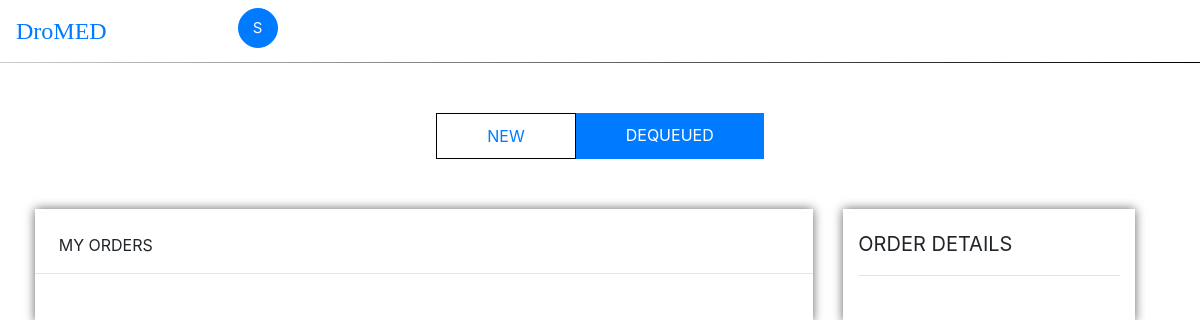
Page /dequeueWP/ on the earlier database version.
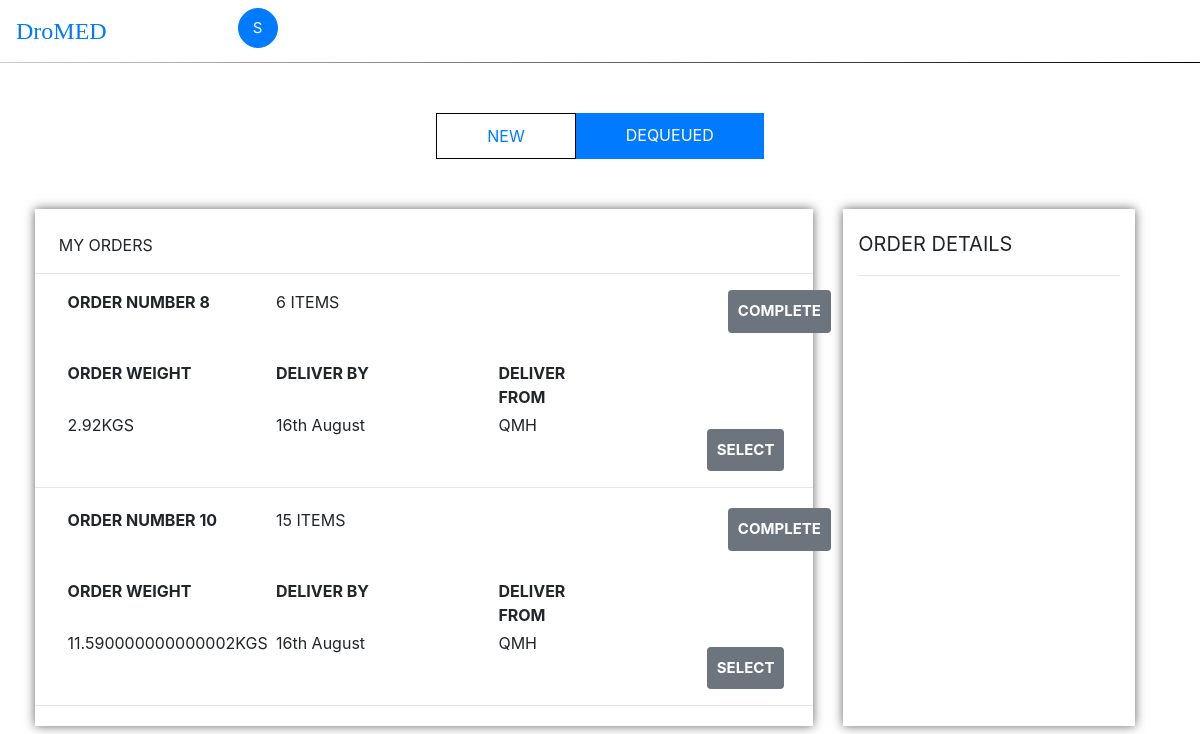
Same page on the later database version.
### db/models.py (models this page shows, shortened)
class Order(models.Model):
    U = "U"
    I = "I"
    L = "L"
    PRIORITY_SET = (
    (U, 'High'),
    (I, 'Medium'),
    (L, 'Low')
    )
    ORDER_STATUS = (
    ('QFP', 'Queued for Processing'),
    ('PBW', 'Processing by Warehouse'),
    ('QFD', 'Queued for Dispatch'),
    ('DIS', 'Dispatched'),
    ('DEL', 'Delivered'))
    TYPE_SET = (
    ('N', 'New'),
    ('D', 'Dequeued'))
    lastorder = 0
    orderNo = models.IntegerField()
    priority = models.CharField(max_length=200, choices = PRIORITY_SET, default = U)
    orderStatus = models.CharField(max_length=200, choices = ORDER_STATUS, default = 'QFP')
    weight = models.FloatField(blank = True, null = True)
    datetime= models.DateField(blank = True, null = True)
    noOfItems = models.IntegerField(blank = True, null = True)
    orderType = models.CharField(max_length=200, choices = TYPE_SET, default = 'N')
    clinicManager_location = models.ForeignKey(ClinicLocation, null = True, blank = True, on_delete=models.SET_NULL)
    deliveryNo = models.ForeignKey(Delivery, on_delete=models.SET_NULL, blank = True, null = True)

### db/views.py (the view)
# urls.py: path('dequeueWP/', views.dequeue_WP, name = 'dequeuedWP'),
def dequeue_WP(request):
    context_object_name = 'Order'
    objects = Order.objects.all()
    context = {
        'Order': objects,
    }
    return render(request, 'db/dequeuedWP.html', context)

### db/templates/db/dequeuedWP.html (shortened to what this page needs)
{% extends "db/base.html" %}
{% block content %}
{% load static %}
    <div class="row">
      <div class="col-md-4 col-sm-4 col-xs-4"></div>
      <div class="col-md-4 col-sm-4 col-xs-4">
        <ul class="nav nav-pills">
          <li><a href="/newWP" color = "white">NEW</a></li>
          <li class="active bg-primary"><a href="/">DEQUEUED</a></li>
        </ul>
      </div>
      <div class="col-md-4 col-sm-4 col-xs-4"></div>
    </div>
    <div class="row justify-content-md-center ml-3 mr-3">
        <div class="col-md-8 col-sm-8 col-xs-8 pt-4 pl-0 pr-0 orders">
          <text class = "ml-4 mb-2">MY ORDERS</text>
          <hr>
          {% for order in Order%}
            {% if order.orderStatus == 'PBW' %}
          <div class = "row justify-content-md-center mb-1" id = 'Order{{order.orderNo}}'>
            <div class="col-md-12 col-sm-12 col-xs-12">
              <div class="row justify-content-md-center mb-1 ml-1">
                <div class="col-md-3 col-sm-3 col-xs-3 pl-1 ml-2">
                  <strong>ORDER NUMBER {{order.orderNo}}</strong>
                </div>
                <div class = "col-md-3 col-sm-3 col-xs-3">
                  {{order.noOfItems}} ITEMS
                </div>
                <div class = "col-md-3 col-sm-3 col-xs-3">
                </div>
                <div class="col-md-2 col-sm-2 col-xs-2 pl-5 ml-4 text-center">
                <button class = "btn btn-secondary" style = "border:0;font-size: 15px;padding:10px;" onclick="complete(this.id)" id = "{{order.orderNo}}"><strong>COMPLETE</strong></button>
                </div>
              </div>
            <div class="row justify-content-md-center pt-4 ml-1">
                <div class="col-md-3 col-sm-3 col-xs-3 pl-1 ml-2">
                  <strong>ORDER WEIGHT</strong>
                </div>
                <div class = "col-md-3 col-sm-3 col-xs-3">
                  <strong>DELIVER BY</strong>
                </div>
                <div class="col-md-2 col-sm-2 col-xs-2 pl-3 ml-4">
                  <strong>DELIVER FROM</strong>
                </div>
                <div class = "col-md-3 col-sm-3 col-xs-3">
                </div>
            </div>
            <div class="row justify-content-md-center mb-2 pt-1 ml-1">
                <div class="col-md-3 col-sm-3 col-xs-3 pl-1 ml-2">
                  {{order.weight}}KGS
                </div>
                <div class = "col-md-3 col-sm-3 col-xs-3">
                  16th August
                </div>
                <div class="col-md-3 col-sm-3 col-xs-3 pl-3 ml-4">
                  QMH
                </div>
                <div class = "col-md-2 col-sm-2 col-xs-2 pt-3 text-center" >
                  <button class = "btn btn-secondary" style = "border:0;font-size: 15px;padding:10px;" onclick="myFunction(this.id,'{{order.orderStatus}}','{{order.priority}}','{{order.clinicManager_location.clinicLocation}}')" id = "{{order.orderNo}}"><strong>SELECT</strong></button>
                </div>
            </div>
            <hr>
          </div>
        </div>
      {% endif %}
    {% endfor %}
    </div>
    <div class="col-md-3 col-sm-3 col-xs-3 orderdetails" id = "orderdetails">
      <div style = "padding-top: 20px;font-size: 20px;">ORDER DETAILS</div>
      <hr>
      <div id= "append"  style = "padding: 5px 10px 5px 10px;margin-bottom: 20px;"></div>
    </div>
  </div>
{% endblock content %}

### db/templates/db/base.html (shortened to what this page needs)
{% load static %}
<!DOCTYPE html>
<html lang="en">
  <head>
    <link rel="stylesheet" href="https://maxcdn.bootstrapcdn.com/bootstrap/4.0.0-alpha.6/css/bootstrap.min.css">
    <link rel="stylesheet" href="{% static 'db/stylesheet.css' %}" type = "text/css">
  </head>
  <body>
    <nav class = "navbar navbar-default" role = "navigation">
      <div class="row">
        <div class="col-md-1 col-sm-1 col-xs-1">
          <div class="navbar-header">
            <a class="navbar-brand" href="#">
              <font size="+2" face = "Optima">
              DroMED</font>
            </a>
          </div>
        </div>
        <div class="col-md-1 col-sm-1 col-xs-1 ml-auto nopadding">
          <div class="dropdown text-center">
            <button type = "button dropdown-toggle dropdown-left" data-toggle = "dropdown"  class = "btn btn-default btn-primary btn-circle">
              S
            </button>
        </div>
        </div>
      </div>
    </nav>
    <span class="line"></span>
    {% block content %}
    {% endblock content %}
  </body>
</html>

### db/static/db/stylesheet.css (style rules this page uses)
.nopadding { padding-left :60px !important; }
.btn-circle { width: 40px; height: 40px; padding: 6px 0px; border-radius: 25px; text-align: center; font-size: 12px; line-height: 1.42857; font-size: 15px; }
.line { display:block; border:none; color:white; height:1px; background:black; background: -webkit-gradient(radial, 100% 0, 0, 100% 0, 1500, from(#000), to(#fff)); }
li { border:0.5px solid black; padding:10px 50px; display:inline; }
ul { width: -moz-fit-content; width: -webkit-fit-content; width: fit-content; margin: auto; margin-top: 50px; }
.active { border:0; }
.nav-pills .active a { color: white; }
.orders { display:table; margin:50px 0; box-shadow: 0px 0px 10px rgb(100,100,100); }
.orderdetails { display:table; margin:50px 30px; box-shadow: 0px 0px 10px rgb(100,100,100); }
text { margin: 10px; }

Differences in the rows shown:
added Order: orderNo "8", noOfItems "6", weight "2.92"
added Order: orderNo "10", noOfItems "15", weight "11.590000000000002"
